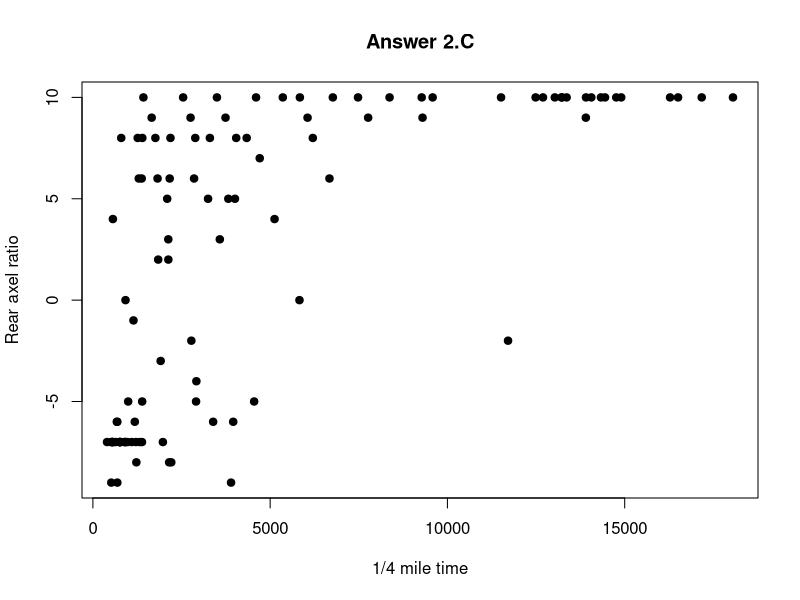
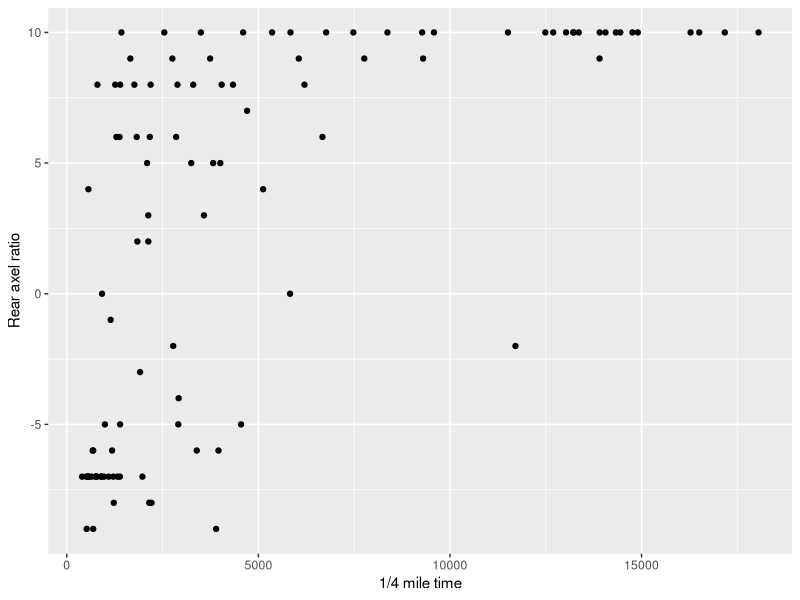
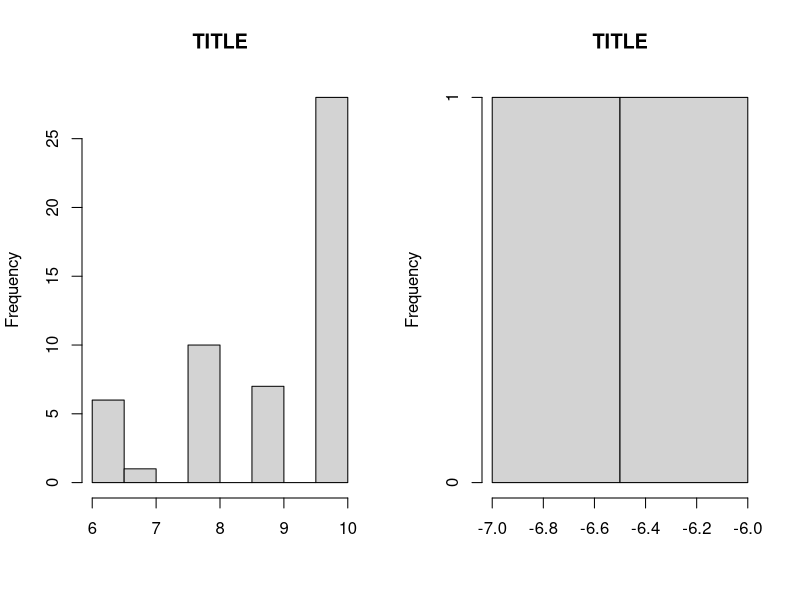
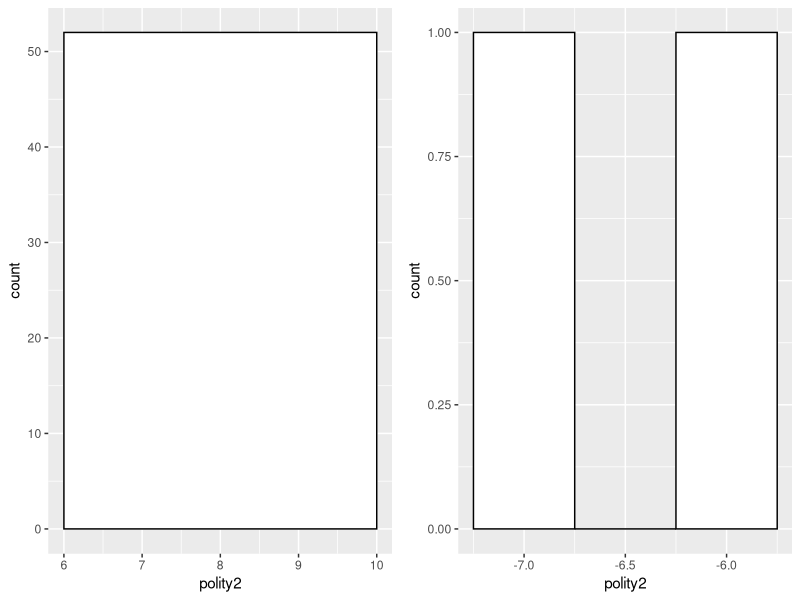

Source code (R) for these figures, in order:
#Imports internal data set
df = read.csv('demo.csv')
head(df,3)

library(dplyr) #Data manipulation
library(ggplot2) #Plotting

#install.packages('dplyr')
#install.packages('ggplot2')

plot(df$gdp, #x
     df$polity2, #y
     xlab="1/4 mile time", 
     ylab="Rear axel ratio",
     main="Answer 2.C",
     pch=19 #Sets dot
    )

df %>% 
ggplot(
    aes(x = gdp, y = polity2)
)+
geom_point() + #Places points on chart
xlab('1/4 mile time') + 
ylab('Rear axel ratio') 

cor(df$gdp, df$wealth)

df %>% 
select(gdp, wealth) %>% 
cor()

autocracy_df = df[df$regime==1,]
democracy_df = df[df$regime==3,]

autocracy_df %>% head(2) #This is how to use the head function with DPLYR

#You can also use head(autocracy_df)

df %>% 
filter(regime==1)  %>% 
head(2)

#Same code as above we just add the new name and equals sign
autocracy_df = 
df %>% 
filter(regime==1)  %>% 
head(2)

par(mfrow=c(1,2))
hist(democracy_df$polity2, xlab="", main="TITLE")
hist(autocracy_df$polity2, xlab="", main="TITLE")

#install.packages('gridExtra')
library(gridExtra)

plot1 = democracy_df %>% 
ggplot(aes(x=polity2)) +  # x = Column_name
geom_histogram(color="black", fill="white", bins=2)

plot2 = autocracy_df %>% 
ggplot(aes(x=polity2)) +  # x = Column_name
geom_histogram(color="black", fill="white", bins=3)

grid.arrange(plot1, plot2, ncol=2)

freq_table = table(df$wealth, df$regime) #(col, row)
freq_table 

rownames(freq_table) = c('1 Gear', '2 Gear', '3 Gear')

colnames(freq_table) = c('col1', 'col2', 'col3')

freq_table

prop.table(freq_table)

prop.table(freq_table,2)

df  %>% 
select(regime, wealth) %>% table()

df  %>% 
select(regime, wealth) %>% 
table() %>% 
prop.table()


